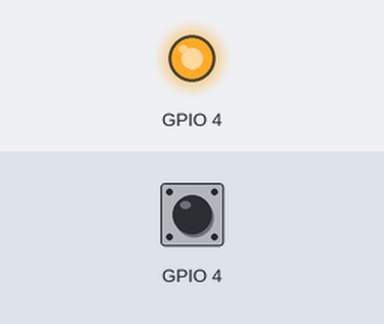
Bench run of a program on a simulated Raspberry Pi (BCM pin numbers). On the bench: output pins drawn as LEDs (lit = HIGH). Inputs (shaded band) come from the test bench; at power-on: GPIO 4 LOW. The clock reads 2024-03-15 10:24:30 at power-on unless the program sets it; what the program prints to the terminal is not drawn.

Above: at 1.2 s.
1.3 s: GPIO 4 pulled HIGH for 1.25 s
Timing chart, 0 to 4.3 s (numbered marks = the images above; inputs shaded):
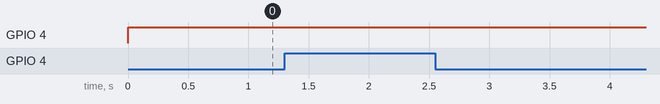

The program:

ref-rc.py
```python
import wiringpi as pi
from qtr_rc import qtr_rc
import time

ref_pin = 4
sensor_th = 0.00007

pi.wiringPiSetupGpio()

sensor = qtr_rc( ref_pin, sensor_th )

while True:
	if ( sensor.read() == 0 ):
		print( "Black" )
	else:
		print( "White" )

	time.sleep( 1 )
```

qtr_rc.py
```python
import wiringpi as pi
import time

class qtr_rc:
	def __init__( self, pin, th ):
		self.pin = pin
		self.th = th

	def read( self ):
		pi.pinMode( self.pin , pi.OUTPUT )
		pi.digitalWrite( self.pin, pi.HIGH )
		time.sleep( 0.01 )
		timer_start = time.time()

		pi.pinMode( self.pin, pi.INPUT )
		pi.pullUpDnControl( self.pin, pi.PUD_DOWN )

		while( pi.digitalRead( self.pin ) == pi.HIGH ):
			pass

		timer_stop = time.time()

		duration = timer_stop - timer_start

		if ( duration > self.th ):
			return( 0 )
		else:
			return( 1 )
```
